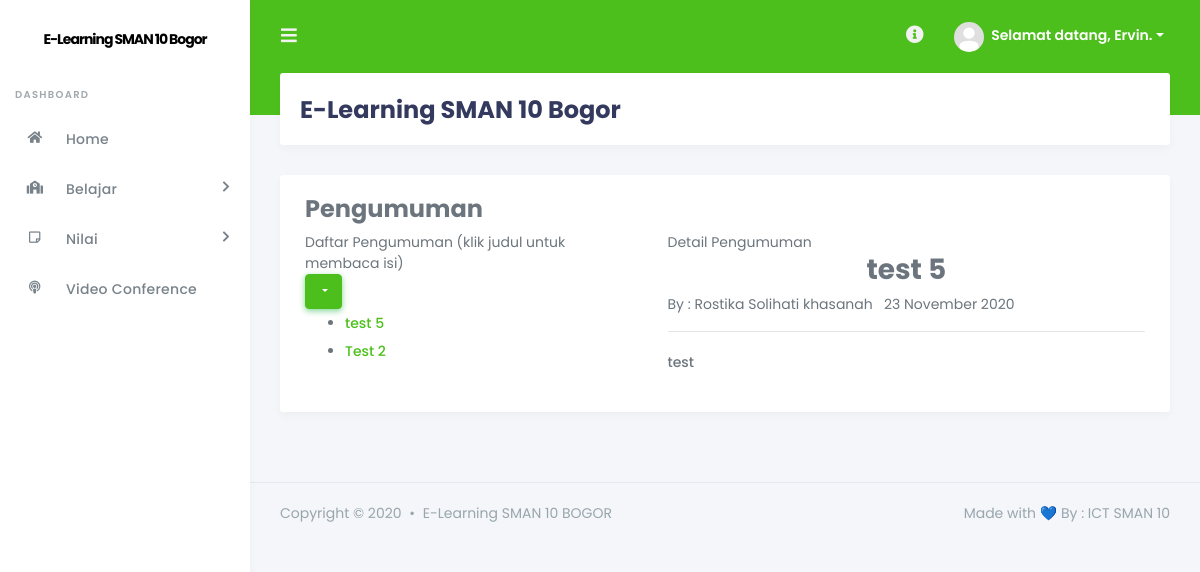
Page /?page=pengumuman&action=detail&id_pengumuman=3 (signed in) on the earlier database version.
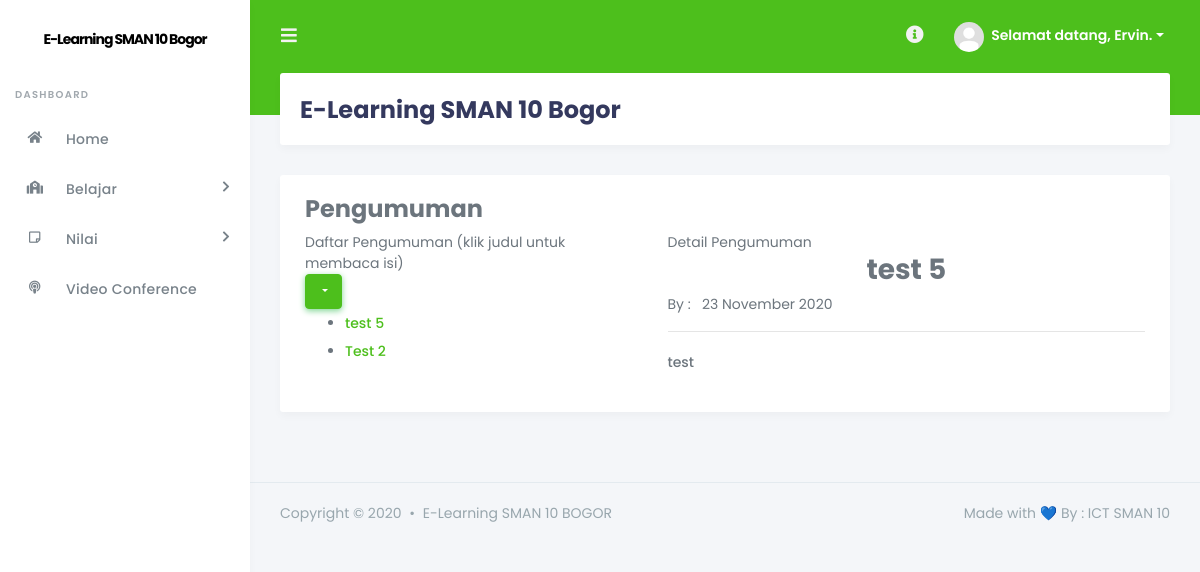
Same page on the later database version.
### tables this page shows
CREATE TABLE `tb_pengajar` (
  `id_pengajar` int(11) NOT NULL,
  `nip` varchar(20) NOT NULL,
  `nama_lengkap` varchar(50) NOT NULL,
  `tempat_lahir` varchar(20) NOT NULL,
  `tgl_lahir` date NOT NULL,
  `jenis_kelamin` enum('L','P') NOT NULL,
  `alamat` text NOT NULL,
  `foto` varchar(100) NOT NULL,
  `username` varchar(40) NOT NULL,
  `password` varchar(40) NOT NULL,
  `pass` varchar(40) NOT NULL,
  `status` enum('aktif','tidak aktif') NOT NULL
);

### +koneksi.php (called while the page is built, shortened)
<?php
function tgl_indo($tgl) {
	$tanggal = substr($tgl,8,2);
	$bulan = getBulan(substr($tgl,5,2));
	$tahun = substr($tgl,0,4);
	return $tanggal.' '.$bulan.' '.$tahun;
}
function getBulan($bln){
	switch ($bln){
		case 11:
			return "November";
			break;
	}
}
?>

### index.php (the view, shortened to what the changed rows need)
<?php
include "+koneksi.php";
if (!@$_SESSION['siswa']) {
    if (@$_GET['hal'] == 'daftar') {
        include "register.php";
    } else {
        include "login.php";
    }
} else { ?>
<!DOCTYPE html>
<html>
<head>
    <link rel="stylesheet" href="https://stackpath.bootstrapcdn.com/bootstrap/4.4.1/css/bootstrap.min.css">
    <link rel="stylesheet" href="https://use.fontawesome.com/releases/v5.7.2/css/all.css">
    <link href="https://cdn.datatables.net/1.10.21/css/dataTables.bootstrap4.min.css" rel="stylesheet">
    <link rel="stylesheet" href="https://cdn.datatables.net/buttons/1.6.2/css/buttons.dataTables.min.css">
    <link rel="stylesheet" href="https://cdnjs.cloudflare.com/ajax/libs/twitter-bootstrap/4.1.3/css/bootstrap.css">
    <link href="http://cdnjs.cloudflare.com/ajax/libs/summernote/0.8.9/summernote.css" rel="stylesheet">
    <link rel="stylesheet" href="stisla/assets/css/style.css">
    <link rel="stylesheet" href="stisla/assets/css/components.css">
  </head>
  <body>
<div id="app">
  <div class="main-wrapper">
    <div class="main-content">
      <section class="section">
        <div class="section-header">
          <h1>E-Learning SMAN 10 Bogor</h1>
        </div>
        <div class="section-body">
          <div class="card-wrap">
          <div class="row">
            <div class="col-12">
              <div class="card">
          <div class="card-body">
          <?php
          if (@$_GET['page'] == '') {
              include "inc/beranda.php";
          } elseif (@$_GET['page'] == 'quiz') {
              include "inc/quiz.php";
          } elseif (@$_GET['page'] == 'tugas') {
              include "inc/tugas.php";
          } elseif (@$_GET['page'] == 'nilai') {
              include "inc/nilai.php";
          } elseif (@$_GET['page'] == 'nilaitugas') {
              include "inc/nilai_tugas.php";
          } elseif (@$_GET['page'] == 'materi') {
              include "inc/materi.php";
          } elseif (@$_GET['page'] == 'pengumuman') {
              include "inc/pengumuman.php";
          } elseif (@$_GET['page'] == 'presensi') {
              include "inc/presensi.php";
            } elseif (@$_GET['page'] == 'meet') {
                include "inc/meet.php";
            } elseif (@$_GET['page'] == 'room1') {
                include "vcon/iframe/iframe-room1.php";
            } elseif (@$_GET['page'] == 'room2') {
                include "vcon/iframe/iframe-room2.php";
            } elseif (@$_GET['page'] == 'room3') {
                include "vcon/iframe/iframe-room3.php";
            } elseif (@$_GET['page'] == 'room4') {
                include "vcon/iframe/iframe-room4.php";
          } else {
              echo "<div class='col-xs-12'><div class='alert alert-danger'>[404] Halaman tidak ditemukan! Silahkan pilih menu yang ada!</div></div>";
          } ?>
        </div>
        </div>
      </div>
    </div>
        </div>
      </section>
    </div>
  </div>
</div>
</body>
</html>
<?php
}
?>

### inc/pengumuman.php (shortened to what the changed rows need)
<div class="row">
    <?php
    if (@$_GET['action'] == 'detail') {
        ?>
      <div class="col-md-7">
        <div class="notice-board">
          <div class="panel panel-default">
          <div class="panel-body">
          <?php
          $sql_pengumuman_detail = mysqli_query($db, "SELECT * FROM tb_pengumuman WHERE id_pengumuman = '$_GET[id_pengumuman]'") or die($db->error);
        $data_pengumuman_detail = mysqli_fetch_array($sql_pengumuman_detail); ?>
            <h3 align="center"><?php echo $data_pengumuman_detail['judul']; ?></h3>
            By : <span class="label label-warning">
                <?php
                if ($data_pengumuman_detail['penerbit'] == 'admin') {
                    echo "Admin";
                } else {
                    $sql_pengajar = mysqli_query($db, "SELECT * FROM tb_pengajar WHERE id_pengajar = '$data_pengumuman_detail[penerbit]'") or die($db->error);
                    $data_pengajar = mysqli_fetch_array($sql_pengajar);
                    echo $data_pengajar['nama_lengkap'];
                } ?>
            </span> &nbsp;
            <span class="label label-info"><?php echo tgl_indo($data_pengumuman_detail['tgl_posting']); ?></span>
            <hr />
            <div>
              <?php echo nl2br($data_pengumuman_detail['isi']); ?>
            </div>
          </div>
          </div>
        </div>
      </div>
    <?php
    } ?>
</div>

Differences in the rows shown:
removed tb_pengajar: nama_lengkap "Rostika Solihati khasanah"
